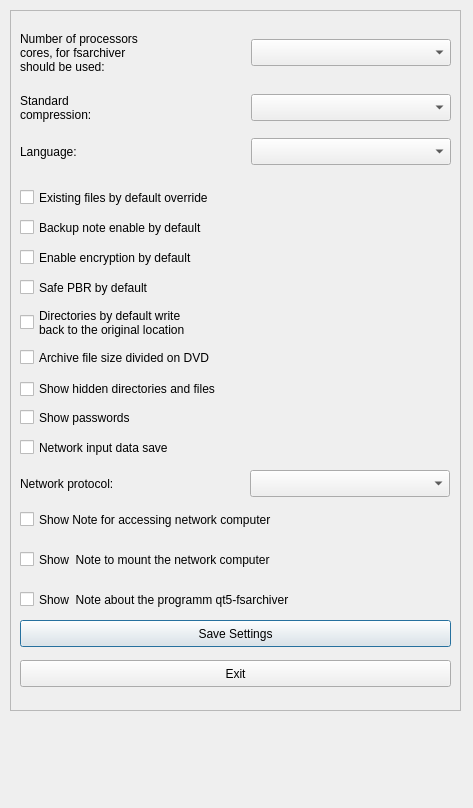
<?xml version="1.0" encoding="UTF-8"?>
<ui version="4.0">
 <class>setting_dialog</class>
 <widget class="QDialog" name="setting_dialog">
  <property name="geometry">
   <rect>
    <x>0</x>
    <y>0</y>
    <width>473</width>
    <height>808</height>
   </rect>
  </property>
  <property name="windowTitle">
   <string>Basic settings</string>
  </property>
  <widget class="QFrame" name="frame">
   <property name="geometry">
    <rect>
     <x>10</x>
     <y>10</y>
     <width>451</width>
     <height>701</height>
    </rect>
   </property>
   <property name="frameShape">
    <enum>QFrame::StyledPanel</enum>
   </property>
   <property name="frameShadow">
    <enum>QFrame::Raised</enum>
   </property>
   <widget class="QLabel" name="label">
    <property name="geometry">
     <rect>
      <x>10</x>
      <y>17</y>
      <width>225</width>
      <height>51</height>
     </rect>
    </property>
    <property name="text">
     <string extracomment="Anzahl Prozessorenkerne, * die für fsarchiver * verwendet werden sollen:">Number of processors
cores, for fsarchiver
should be used:</string>
    </property>
   </widget>
   <widget class="QComboBox" name="cmb_Kerne">
    <property name="geometry">
     <rect>
      <x>241</x>
      <y>29</y>
      <width>200</width>
      <height>27</height>
     </rect>
    </property>
   </widget>
   <widget class="QLabel" name="label_2">
    <property name="geometry">
     <rect>
      <x>10</x>
      <y>81</y>
      <width>225</width>
      <height>34</height>
     </rect>
    </property>
    <property name="text">
     <string extracomment="Standard*kompression:">Standard
compression:</string>
    </property>
   </widget>
   <widget class="QComboBox" name="cmb_zip">
    <property name="geometry">
     <rect>
      <x>241</x>
      <y>84</y>
      <width>200</width>
      <height>27</height>
     </rect>
    </property>
   </widget>
   <widget class="QLabel" name="label_3">
    <property name="geometry">
     <rect>
      <x>10</x>
      <y>128</y>
      <width>225</width>
      <height>27</height>
     </rect>
    </property>
    <property name="text">
     <string>Language:</string>
    </property>
   </widget>
   <widget class="QComboBox" name="cmb_language">
    <property name="geometry">
     <rect>
      <x>241</x>
      <y>128</y>
      <width>200</width>
      <height>27</height>
     </rect>
    </property>
   </widget>
   <widget class="QCheckBox" name="chk_file">
    <property name="geometry">
     <rect>
      <x>10</x>
      <y>168</y>
      <width>441</width>
      <height>39</height>
     </rect>
    </property>
    <property name="text">
     <string extracomment="vorhandene Dateien * standardmäßig überschreiben">Existing files by default override</string>
    </property>
   </widget>
   <widget class="QCheckBox" name="chk_tip">
    <property name="geometry">
     <rect>
      <x>10</x>
      <y>198</y>
      <width>441</width>
      <height>39</height>
     </rect>
    </property>
    <property name="text">
     <string extracomment="Hinweise zur Sicherung * standardmäßig aktivieren">Backup note enable by default</string>
    </property>
   </widget>
   <widget class="QCheckBox" name="chk_folder">
    <property name="geometry">
     <rect>
      <x>10</x>
      <y>293</y>
      <width>441</width>
      <height>39</height>
     </rect>
    </property>
    <property name="text">
     <string extracomment="Verzeichnisse * standardmäßig an * den ursprünglichen * Ort zurückschreiben">Directories by default write 
back to the original location</string>
    </property>
   </widget>
   <widget class="QCheckBox" name="chk_key">
    <property name="geometry">
     <rect>
      <x>10</x>
      <y>228</y>
      <width>441</width>
      <height>39</height>
     </rect>
    </property>
    <property name="text">
     <string extracomment="Verschlüsselung * standardmäßig aktivieren">Enable encryption by default</string>
    </property>
   </widget>
   <widget class="QCheckBox" name="chk_split">
    <property name="geometry">
     <rect>
      <x>10</x>
      <y>328</y>
      <width>441</width>
      <height>39</height>
     </rect>
    </property>
    <property name="text">
     <string extracomment="Archiv-Datei auf DVD * Größe aufteilen">Archive file size divided on DVD</string>
    </property>
   </widget>
   <widget class="QCheckBox" name="chk_password">
    <property name="geometry">
     <rect>
      <x>10</x>
      <y>388</y>
      <width>441</width>
      <height>39</height>
     </rect>
    </property>
    <property name="text">
     <string>Show passwords</string>
    </property>
   </widget>
   <widget class="QCheckBox" name="chk_datesave">
    <property name="geometry">
     <rect>
      <x>10</x>
      <y>418</y>
      <width>441</width>
      <height>39</height>
     </rect>
    </property>
    <property name="text">
     <string extracomment="Netzwerkeingabedaten * speichern">Network input data save</string>
    </property>
   </widget>
   <widget class="QPushButton" name="cmd_save">
    <property name="geometry">
     <rect>
      <x>10</x>
      <y>610</y>
      <width>431</width>
      <height>27</height>
     </rect>
    </property>
    <property name="text">
     <string extracomment="Einstellungen speichern">Save Settings</string>
    </property>
   </widget>
   <widget class="QPushButton" name="cmd_cancel">
    <property name="geometry">
     <rect>
      <x>10</x>
      <y>650</y>
      <width>431</width>
      <height>27</height>
     </rect>
    </property>
    <property name="text">
     <string extracomment="Beenden">Exit</string>
    </property>
   </widget>
   <widget class="QCheckBox" name="chk_pbr">
    <property name="geometry">
     <rect>
      <x>10</x>
      <y>258</y>
      <width>441</width>
      <height>39</height>
     </rect>
    </property>
    <property name="text">
     <string extracomment="PBR standradmäßig sichern">Safe PBR by default</string>
    </property>
   </widget>
   <widget class="QComboBox" name="cmb_network">
    <property name="geometry">
     <rect>
      <x>240</x>
      <y>460</y>
      <width>200</width>
      <height>27</height>
     </rect>
    </property>
   </widget>
   <widget class="QLabel" name="label_4">
    <property name="geometry">
     <rect>
      <x>10</x>
      <y>460</y>
      <width>225</width>
      <height>27</height>
     </rect>
    </property>
    <property name="text">
     <string>Network protocol:</string>
    </property>
   </widget>
   <widget class="QCheckBox" name="chk_ssh">
    <property name="geometry">
     <rect>
      <x>10</x>
      <y>490</y>
      <width>441</width>
      <height>39</height>
     </rect>
    </property>
    <property name="text">
     <string extracomment="Hinweis  für den Zugriff auf Netzwerkrechner anzeigen">Show Note for accessing network computer</string>
    </property>
   </widget>
   <widget class="QCheckBox" name="chk_sshfs">
    <property name="geometry">
     <rect>
      <x>10</x>
      <y>530</y>
      <width>441</width>
      <height>39</height>
     </rect>
    </property>
    <property name="text">
     <string extracomment="Hinweis über das Mounten des Netzwerkrechners anzeigen">Show  Note to mount the network computer</string>
    </property>
   </widget>
   <widget class="QCheckBox" name="chk_prg">
    <property name="geometry">
     <rect>
      <x>10</x>
      <y>570</y>
      <width>441</width>
      <height>39</height>
     </rect>
    </property>
    <property name="text">
     <string extracomment="Hinweise zum Gebrauch des Programms anzeigen">Show  Note about the programm qt5-fsarchiver</string>
    </property>
   </widget>
   <widget class="QCheckBox" name="chk_hidden">
    <property name="geometry">
     <rect>
      <x>10</x>
      <y>368</y>
      <width>401</width>
      <height>22</height>
     </rect>
    </property>
    <property name="text">
     <string>Show hidden directories and files</string>
    </property>
   </widget>
  </widget>
 </widget>
 <tabstops>
  <tabstop>cmb_Kerne</tabstop>
  <tabstop>cmb_zip</tabstop>
  <tabstop>cmb_language</tabstop>
  <tabstop>chk_file</tabstop>
  <tabstop>chk_tip</tabstop>
  <tabstop>chk_key</tabstop>
  <tabstop>chk_folder</tabstop>
  <tabstop>chk_split</tabstop>
  <tabstop>chk_password</tabstop>
  <tabstop>chk_datesave</tabstop>
  <tabstop>cmd_save</tabstop>
  <tabstop>cmd_cancel</tabstop>
 </tabstops>
 <resources/>
 <connections/>
</ui>
